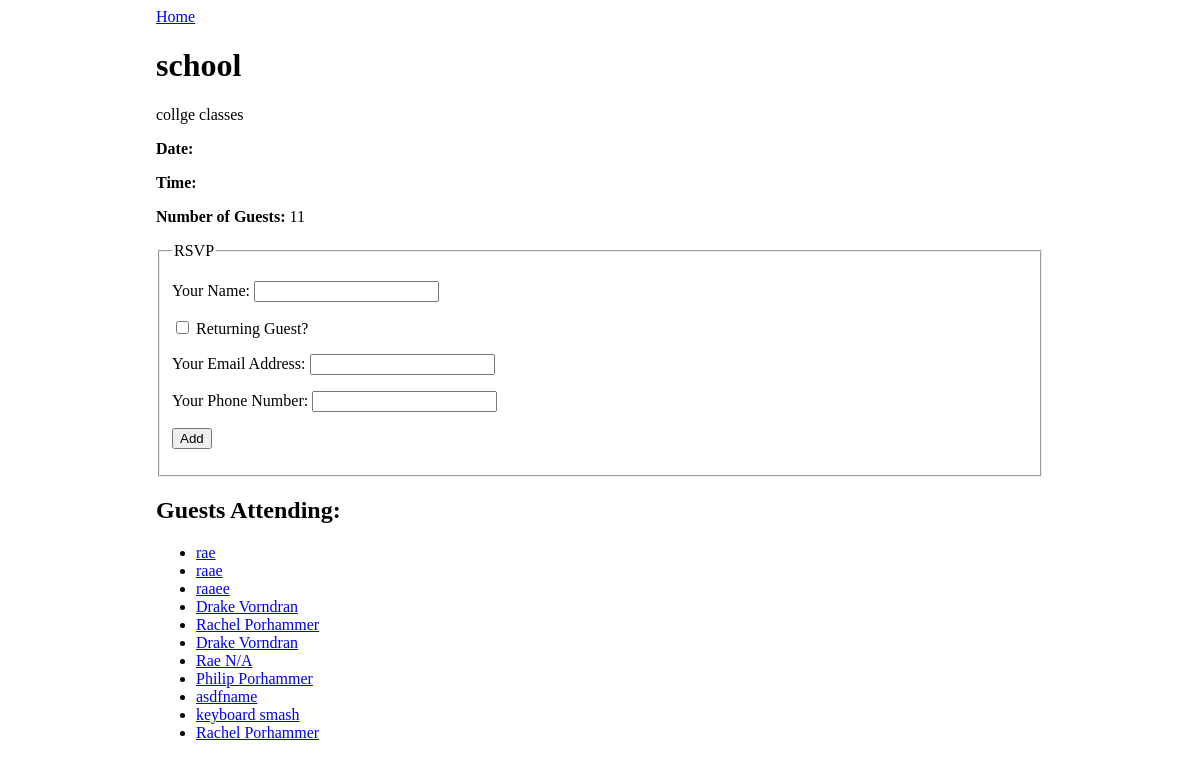
Screenshot of /event/1 with the database file from the repository.
### events_app/models.py (models this page shows, shortened)
class Event(db.Model):
    id = db.Column(db.Integer, primary_key=True)
    title = db.Column(db.String(80), nullable=False)
    desc = db.Column(db.String(80), nullable=False)
    date_time = db.Column(db.DateTime(), nullable=False)
    guests = db.relationship('Guest', secondary='guest_event', back_populates='events_attending')

class Guest(db.Model):
    id = db.Column(db.Integer, primary_key=True)
    name = db.Column(db.String(80), nullable=False)
    email = db.Column(db.String(80), nullable=False)
    phone = db.Column(db.String(80), nullable=False)
    events_attending = db.relationship('Event',secondary='guest_event', back_populates='guests')

### events_app/routes.py (the view)
@main.route('/event/<event_id>', methods=['GET'])
def event_detail(event_id):
    event = Event.query.filter_by(id=event_id).first_or_404()
    guests = Guest.query.all()
    total_guests = Guest.query.count()
    return render_template('event_detail.html', event = event, total_guests = total_guests, guests = guests)

### events_app/templates/event_detail.html (shortened to what this page needs)
{% extends 'base.html' %}
{% block content %}
<a href="/">Home</a>
<h1>{{ event.title }}</h1>
<p>{{ event.desc }}</p>
<p><strong>Date:</strong> {{ event.date }}</p>
<p><strong>Time:</strong> {{ event.time }}</p>
<p><strong>Number of Guests:</strong> {{ total_guests }} </p>
<form method="POST">
    <fieldset>
        <legend>RSVP</legend>
        <p>
            <label>
                Your Name:
                <input type="text" name="guest_name">
            </label>
        </p>
        <p>
            <label>
                <input type="checkbox" name="returning" onchange="returningGuestChanged(this.checked)">
                Returning Guest?
            </label>
        </p>
        <div id="new-guest-info">
            <p>
                <label>
                    Your Email Address:
                    <input type="email" name="email">
                </label>
            </p>
            <p>
                <label>
                    Your Phone Number:
                    <input type="phone" name="phone">
                </label>
            </p>
        </div>
        <p>
            <input type="submit" name="submit" value="Add">
        </p>
    </fieldset>
</form>
<h2>Guests Attending:</h2>
<ul>
    {% for guest in guests %}
    <li><a href="/guest/{{guest.id}}"> {{ guest.name }}</a></li>
    {% endfor %}
</ul>
{% endblock %}

### events_app/templates/base.html (shortened to what this page needs)
<!DOCTYPE html>
<html>
    <head>
        <link rel="stylesheet" href="/static/style.css">
    </head>
    <body>
        <div id="content">
            {% block content %}{% endblock %}
        </div>
    </body>
</html>

### events_app/static/style.css (style rules this page uses)
body { display: flex; justify-content: center; }
#content { width: 75%; }

### rows the page displays
Event: title "school", desc "collge classes"
Guest: name "rae"
Guest: name "raae"
Guest: name "raaee"
Guest: name "Drake Vorndran"
Guest: name "Rachel Porhammer"
Guest: name "Drake Vorndran"
Guest: name "Rae N/A"
Guest: name "Philip Porhammer"
Guest: name "asdfname"
Guest: name "keyboard smash"
Guest: name "Rachel Porhammer"

### other values shown
{{ total_guests }} "11"
